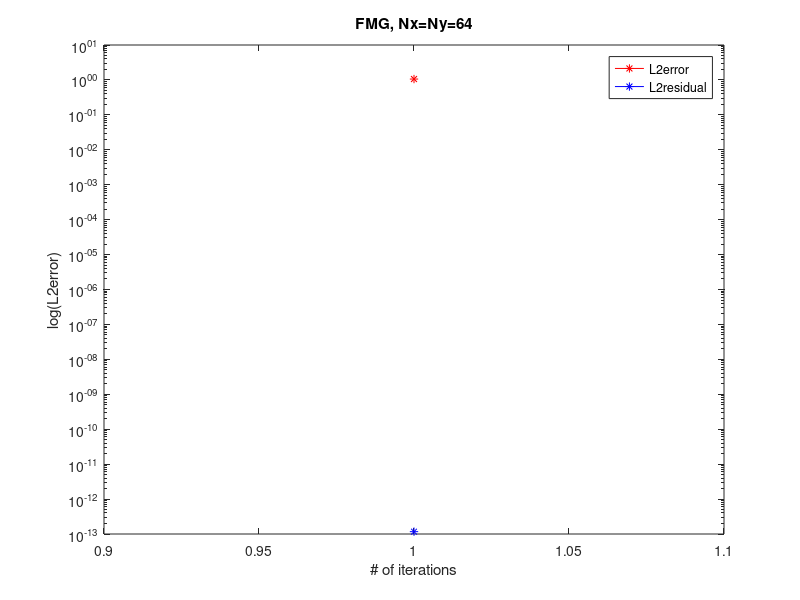

Write MATLAB code to recreate this figure.
% plot 'data.txt'
clear;

A=importdata('data.txt');
x=A(:,1);
y1=A(:,2);
y2=A(:,3);

semilogy(x,y1,'r-*');
hold on;
semilogy(x,y2,'b-*');

xlabel('# of iterations');
ylabel('log(L2error)');
legend('L2error','L2residual');
title('FMG, Nx=Ny=64');
